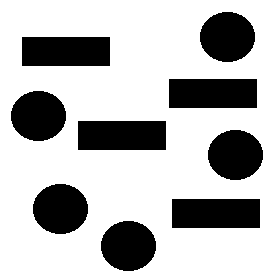
%> input picture Clase 06/binquad4.bmp, 280 x 280 px
$ octave recontsruccion.m   (GNU Octave 9; MATLAB toolbox functions it lacks are replaced by stand-ins)
%> lines starting %> are read from the running program, lines starting %| are printed output that depends on the picture; in (x1, y1, x2, y2) boxes, pixels count from 0 and x2, y2 are one past the last pixel; in counts of white or black regions, pixels touching at a corner belong together; the program's own positions count from 1
%Obtener los circulos de una imagen usando reconstruccion

clear all
close all
clc

%Leer la imagen
I = imread('binquad4.bmp');
%> I: size 280x280 uint8; 73.2% white; 9 black regions, largest, box (x1, y1, x2, y2) and area: (22, 37, 110, 66) 2552, (169, 79, 257, 108) 2552, (78, 121, 166, 150) 2552
imshow(I)

%Invetir la imagen binaria
I = imcomplement(I);
figure, imshow(I)
%Erosionar
SE = strel('disk',20);
ero = imerode(I,SE);
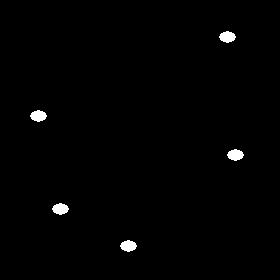
%> ero: size 280x280 uint8; 0.92% white; 5 white regions, box (x1, y1, x2, y2) and area: (219, 31, 236, 43) 144, (30, 110, 47, 122) 144, (227, 149, 244, 161) 144, (52, 203, 69, 215) 144, (120, 240, 137, 252) 144
figure, imshow(ero)

%Reconstruir
R = imreconstruct(ero,I);
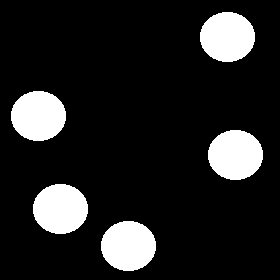
%> R: size 280x280 uint8; 13.8% white; 5 white regions, box (x1, y1, x2, y2) and area: (200, 12, 255, 62) 2166, (11, 91, 66, 141) 2166, (208, 130, 263, 180) 2166, (33, 184, 88, 234) 2166, (101, 221, 156, 271) 2166
figure, imshow(R)
R = imcomplement(R);
figure, imshow(R)
